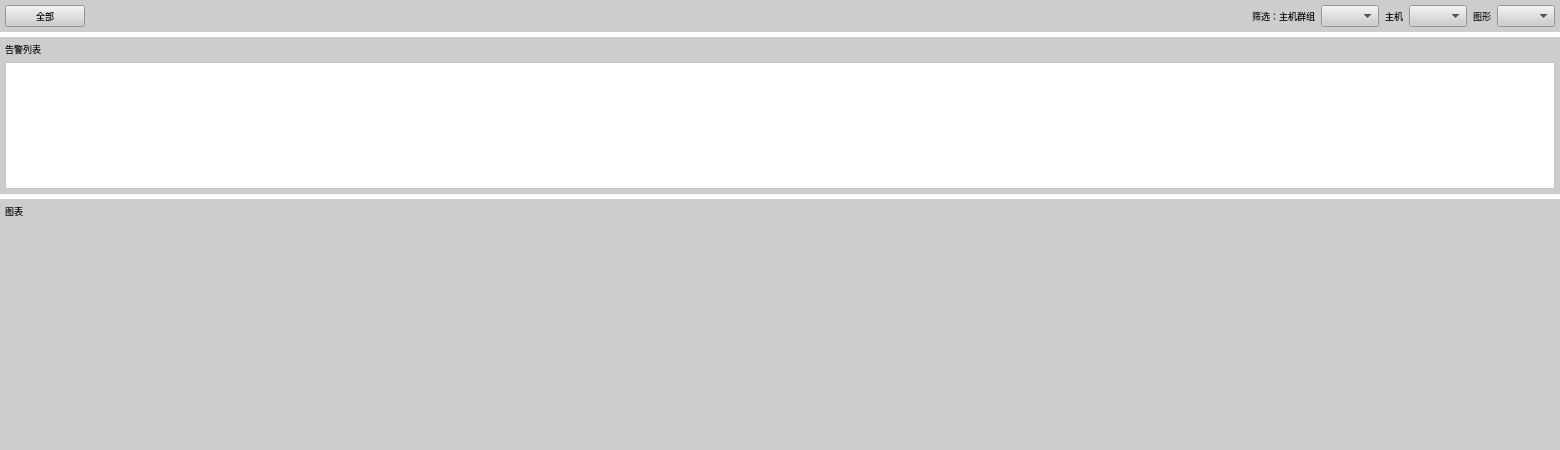
<?xml version="1.0" encoding="UTF-8"?>
<ui version="4.0">
 <class>FormGraph</class>
 <widget class="QWidget" name="FormGraph">
  <property name="geometry">
   <rect>
    <x>0</x>
    <y>0</y>
    <width>1560</width>
    <height>450</height>
   </rect>
  </property>
  <property name="windowTitle">
   <string>Form</string>
  </property>
  <property name="styleSheet">
   <string notr="true">background-color: rgb(255, 255, 255);</string>
  </property>
  <layout class="QVBoxLayout" name="verticalLayout_6" stretch="1,5,8">
   <property name="spacing">
    <number>5</number>
   </property>
   <property name="leftMargin">
    <number>0</number>
   </property>
   <property name="topMargin">
    <number>0</number>
   </property>
   <property name="rightMargin">
    <number>0</number>
   </property>
   <property name="bottomMargin">
    <number>0</number>
   </property>
   <item>
    <widget class="QWidget" name="searchWidge" native="true">
     <property name="sizePolicy">
      <sizepolicy hsizetype="Expanding" vsizetype="Fixed">
       <horstretch>0</horstretch>
       <verstretch>0</verstretch>
      </sizepolicy>
     </property>
     <property name="minimumSize">
      <size>
       <width>0</width>
       <height>0</height>
      </size>
     </property>
     <property name="maximumSize">
      <size>
       <width>16777215</width>
       <height>16777215</height>
      </size>
     </property>
     <property name="styleSheet">
      <string notr="true">background-color: rgb(205, 205, 205);</string>
     </property>
     <layout class="QVBoxLayout" name="verticalLayout">
      <property name="leftMargin">
       <number>5</number>
      </property>
      <property name="topMargin">
       <number>5</number>
      </property>
      <property name="rightMargin">
       <number>5</number>
      </property>
      <property name="bottomMargin">
       <number>5</number>
      </property>
      <item>
       <layout class="QHBoxLayout" name="horizontalLayout">
        <item>
         <widget class="QPushButton" name="allButton">
          <property name="sizePolicy">
           <sizepolicy hsizetype="Fixed" vsizetype="Fixed">
            <horstretch>0</horstretch>
            <verstretch>0</verstretch>
           </sizepolicy>
          </property>
          <property name="minimumSize">
           <size>
            <width>0</width>
            <height>0</height>
           </size>
          </property>
          <property name="font">
           <font>
            <pointsize>7</pointsize>
           </font>
          </property>
          <property name="text">
           <string>全部</string>
          </property>
         </widget>
        </item>
        <item>
         <spacer name="horizontalSpacer">
          <property name="orientation">
           <enum>Qt::Horizontal</enum>
          </property>
          <property name="sizeHint" stdset="0">
           <size>
            <width>40</width>
            <height>20</height>
           </size>
          </property>
         </spacer>
        </item>
        <item>
         <widget class="QLabel" name="label">
          <property name="sizePolicy">
           <sizepolicy hsizetype="Preferred" vsizetype="Fixed">
            <horstretch>0</horstretch>
            <verstretch>0</verstretch>
           </sizepolicy>
          </property>
          <property name="font">
           <font>
            <pointsize>7</pointsize>
           </font>
          </property>
          <property name="text">
           <string>筛选：主机群组</string>
          </property>
         </widget>
        </item>
        <item>
         <widget class="QComboBox" name="hostGroupBox">
          <property name="font">
           <font>
            <pointsize>6</pointsize>
           </font>
          </property>
          <property name="sizeAdjustPolicy">
           <enum>QComboBox::AdjustToContentsOnFirstShow</enum>
          </property>
         </widget>
        </item>
        <item>
         <widget class="QLabel" name="label_2">
          <property name="sizePolicy">
           <sizepolicy hsizetype="Preferred" vsizetype="Fixed">
            <horstretch>0</horstretch>
            <verstretch>0</verstretch>
           </sizepolicy>
          </property>
          <property name="font">
           <font>
            <pointsize>7</pointsize>
           </font>
          </property>
          <property name="text">
           <string>主机</string>
          </property>
         </widget>
        </item>
        <item>
         <widget class="QComboBox" name="hostBox">
          <property name="font">
           <font>
            <pointsize>6</pointsize>
           </font>
          </property>
          <property name="sizeAdjustPolicy">
           <enum>QComboBox::AdjustToContentsOnFirstShow</enum>
          </property>
         </widget>
        </item>
        <item>
         <widget class="QLabel" name="label_3">
          <property name="sizePolicy">
           <sizepolicy hsizetype="Preferred" vsizetype="Fixed">
            <horstretch>0</horstretch>
            <verstretch>0</verstretch>
           </sizepolicy>
          </property>
          <property name="font">
           <font>
            <pointsize>7</pointsize>
           </font>
          </property>
          <property name="text">
           <string>图形</string>
          </property>
         </widget>
        </item>
        <item>
         <widget class="QComboBox" name="graphBox">
          <property name="font">
           <font>
            <pointsize>6</pointsize>
           </font>
          </property>
          <property name="sizeAdjustPolicy">
           <enum>QComboBox::AdjustToContentsOnFirstShow</enum>
          </property>
         </widget>
        </item>
       </layout>
      </item>
     </layout>
    </widget>
   </item>
   <item>
    <widget class="QWidget" name="warningWidge" native="true">
     <property name="sizePolicy">
      <sizepolicy hsizetype="Expanding" vsizetype="Preferred">
       <horstretch>0</horstretch>
       <verstretch>0</verstretch>
      </sizepolicy>
     </property>
     <property name="maximumSize">
      <size>
       <width>16777215</width>
       <height>16777215</height>
      </size>
     </property>
     <property name="styleSheet">
      <string notr="true">background-color: rgb(205, 205, 205);</string>
     </property>
     <layout class="QVBoxLayout" name="verticalLayout_4">
      <property name="leftMargin">
       <number>5</number>
      </property>
      <property name="topMargin">
       <number>5</number>
      </property>
      <property name="rightMargin">
       <number>5</number>
      </property>
      <property name="bottomMargin">
       <number>5</number>
      </property>
      <item>
       <layout class="QVBoxLayout" name="verticalLayout_2">
        <property name="leftMargin">
         <number>0</number>
        </property>
        <property name="rightMargin">
         <number>0</number>
        </property>
        <property name="bottomMargin">
         <number>0</number>
        </property>
        <item>
         <widget class="QLabel" name="warningTitle">
          <property name="sizePolicy">
           <sizepolicy hsizetype="Preferred" vsizetype="Fixed">
            <horstretch>0</horstretch>
            <verstretch>0</verstretch>
           </sizepolicy>
          </property>
          <property name="font">
           <font>
            <pointsize>7</pointsize>
           </font>
          </property>
          <property name="text">
           <string>告警列表</string>
          </property>
          <property name="scaledContents">
           <bool>true</bool>
          </property>
         </widget>
        </item>
        <item>
         <widget class="QTableView" name="warningTableView">
          <property name="sizePolicy">
           <sizepolicy hsizetype="Expanding" vsizetype="Preferred">
            <horstretch>0</horstretch>
            <verstretch>0</verstretch>
           </sizepolicy>
          </property>
          <property name="font">
           <font>
            <pointsize>6</pointsize>
           </font>
          </property>
          <property name="layoutDirection">
           <enum>Qt::LeftToRight</enum>
          </property>
          <property name="autoFillBackground">
           <bool>false</bool>
          </property>
          <property name="styleSheet">
           <string notr="true">background-color: rgb(255, 255, 255);</string>
          </property>
          <property name="sizeAdjustPolicy">
           <enum>QAbstractScrollArea::AdjustToContentsOnFirstShow</enum>
          </property>
          <attribute name="horizontalHeaderCascadingSectionResizes">
           <bool>false</bool>
          </attribute>
          <attribute name="horizontalHeaderDefaultSectionSize">
           <number>15</number>
          </attribute>
          <attribute name="horizontalHeaderStretchLastSection">
           <bool>false</bool>
          </attribute>
          <attribute name="verticalHeaderVisible">
           <bool>false</bool>
          </attribute>
          <attribute name="verticalHeaderHighlightSections">
           <bool>false</bool>
          </attribute>
         </widget>
        </item>
       </layout>
      </item>
     </layout>
    </widget>
   </item>
   <item>
    <widget class="QWidget" name="graphWidge" native="true">
     <property name="sizePolicy">
      <sizepolicy hsizetype="Expanding" vsizetype="Expanding">
       <horstretch>0</horstretch>
       <verstretch>0</verstretch>
      </sizepolicy>
     </property>
     <property name="styleSheet">
      <string notr="true">background-color: rgb(205, 205, 205);</string>
     </property>
     <layout class="QVBoxLayout" name="verticalLayout_5">
      <property name="spacing">
       <number>0</number>
      </property>
      <property name="leftMargin">
       <number>5</number>
      </property>
      <property name="topMargin">
       <number>5</number>
      </property>
      <property name="rightMargin">
       <number>5</number>
      </property>
      <property name="bottomMargin">
       <number>5</number>
      </property>
      <item>
       <layout class="QVBoxLayout" name="verticalLayout_3">
        <property name="leftMargin">
         <number>0</number>
        </property>
        <property name="rightMargin">
         <number>0</number>
        </property>
        <property name="bottomMargin">
         <number>0</number>
        </property>
        <item>
         <widget class="QLabel" name="graphTitle">
          <property name="sizePolicy">
           <sizepolicy hsizetype="Preferred" vsizetype="Fixed">
            <horstretch>0</horstretch>
            <verstretch>0</verstretch>
           </sizepolicy>
          </property>
          <property name="font">
           <font>
            <pointsize>7</pointsize>
           </font>
          </property>
          <property name="text">
           <string>图表</string>
          </property>
          <property name="scaledContents">
           <bool>true</bool>
          </property>
         </widget>
        </item>
        <item>
         <widget class="QCustomPlot" name="graph" native="true">
          <property name="sizePolicy">
           <sizepolicy hsizetype="Expanding" vsizetype="Expanding">
            <horstretch>0</horstretch>
            <verstretch>0</verstretch>
           </sizepolicy>
          </property>
         </widget>
        </item>
       </layout>
      </item>
     </layout>
    </widget>
   </item>
  </layout>
 </widget>
 <customwidgets>
  <customwidget>
   <class>QCustomPlot</class>
   <extends>QWidget</extends>
   <header>qcustomplot.h</header>
   <container>1</container>
  </customwidget>
 </customwidgets>
 <resources/>
 <connections/>
</ui>
